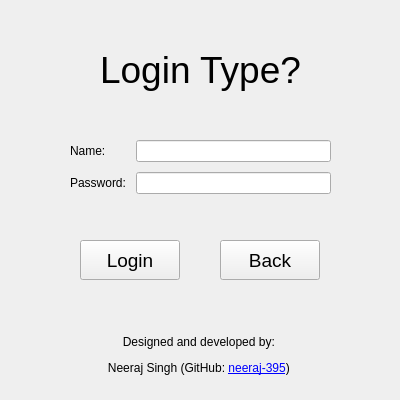
<?xml version="1.0" encoding="UTF-8"?>
<ui version="4.0">
 <class>LoginForm</class>
 <widget class="QWidget" name="LoginForm">
  <property name="geometry">
   <rect>
    <x>0</x>
    <y>0</y>
    <width>400</width>
    <height>400</height>
   </rect>
  </property>
  <property name="sizePolicy">
   <sizepolicy hsizetype="Fixed" vsizetype="Fixed">
    <horstretch>0</horstretch>
    <verstretch>0</verstretch>
   </sizepolicy>
  </property>
  <property name="minimumSize">
   <size>
    <width>400</width>
    <height>400</height>
   </size>
  </property>
  <property name="maximumSize">
   <size>
    <width>400</width>
    <height>400</height>
   </size>
  </property>
  <property name="baseSize">
   <size>
    <width>400</width>
    <height>400</height>
   </size>
  </property>
  <property name="windowTitle">
   <string>Login Form</string>
  </property>
  <widget class="QLabel" name="mainTitle">
   <property name="geometry">
    <rect>
     <x>20</x>
     <y>30</y>
     <width>361</width>
     <height>81</height>
    </rect>
   </property>
   <property name="text">
    <string>&lt;html&gt;&lt;body style=&quot; font-family:'Ubuntu'; font-size:11pt; font-weight:400;&quot;&gt;&lt;p align=&quot;center&quot;&gt;&lt;span style=&quot; font-size:28pt;&quot;&gt;Login Type?&lt;/span&gt;&lt;/p&gt;&lt;/body&gt;&lt;/html&gt;</string>
   </property>
  </widget>
  <widget class="QPushButton" name="loginBtn">
   <property name="geometry">
    <rect>
     <x>80</x>
     <y>240</y>
     <width>100</width>
     <height>40</height>
    </rect>
   </property>
   <property name="font">
    <font>
     <pointsize>14</pointsize>
    </font>
   </property>
   <property name="text">
    <string>Login</string>
   </property>
  </widget>
  <widget class="QWidget" name="formLayoutWidget">
   <property name="geometry">
    <rect>
     <x>60</x>
     <y>130</y>
     <width>281</width>
     <height>81</height>
    </rect>
   </property>
   <layout class="QFormLayout" name="formLayout">
    <property name="sizeConstraint">
     <enum>QLayout::SetMaximumSize</enum>
    </property>
    <property name="horizontalSpacing">
     <number>10</number>
    </property>
    <property name="verticalSpacing">
     <number>10</number>
    </property>
    <property name="leftMargin">
     <number>10</number>
    </property>
    <property name="topMargin">
     <number>10</number>
    </property>
    <property name="rightMargin">
     <number>10</number>
    </property>
    <property name="bottomMargin">
     <number>10</number>
    </property>
    <item row="0" column="0">
     <widget class="QLabel" name="usernameLabel">
      <property name="text">
       <string>Name:</string>
      </property>
     </widget>
    </item>
    <item row="0" column="1">
     <widget class="QLineEdit" name="usernameLineEdit"/>
    </item>
    <item row="1" column="0">
     <widget class="QLabel" name="passwordLabel">
      <property name="text">
       <string>Password:</string>
      </property>
     </widget>
    </item>
    <item row="1" column="1">
     <widget class="QLineEdit" name="passwordLineEdit">
      <property name="enabled">
       <bool>true</bool>
      </property>
      <property name="echoMode">
       <enum>QLineEdit::Password</enum>
      </property>
     </widget>
    </item>
   </layout>
  </widget>
  <widget class="QPushButton" name="backBtn">
   <property name="geometry">
    <rect>
     <x>220</x>
     <y>240</y>
     <width>100</width>
     <height>40</height>
    </rect>
   </property>
   <property name="font">
    <font>
     <pointsize>14</pointsize>
    </font>
   </property>
   <property name="text">
    <string>Back</string>
   </property>
  </widget>
  <widget class="QLabel" name="label">
   <property name="geometry">
    <rect>
     <x>80</x>
     <y>330</y>
     <width>241</width>
     <height>51</height>
    </rect>
   </property>
   <property name="frameShape">
    <enum>QFrame::NoFrame</enum>
   </property>
   <property name="frameShadow">
    <enum>QFrame::Plain</enum>
   </property>
   <property name="text">
    <string>&lt;html&gt;
&lt;head/&gt;
&lt;body&gt;
    &lt;p align=&quot;center&quot;&gt;Designed and developed by:&lt;/p&gt;
    &lt;p align=&quot;center&quot;&gt;
        Neeraj Singh (GitHub: 
        &lt;a href=&quot;https://github.com/neeraj-395&quot;&gt;neeraj-395&lt;/a&gt;)
    &lt;/p&gt;
&lt;/body&gt;
&lt;/html&gt;
</string>
   </property>
   <property name="textFormat">
    <enum>Qt::RichText</enum>
   </property>
   <property name="openExternalLinks">
    <bool>true</bool>
   </property>
  </widget>
 </widget>
 <resources/>
 <connections/>
</ui>
